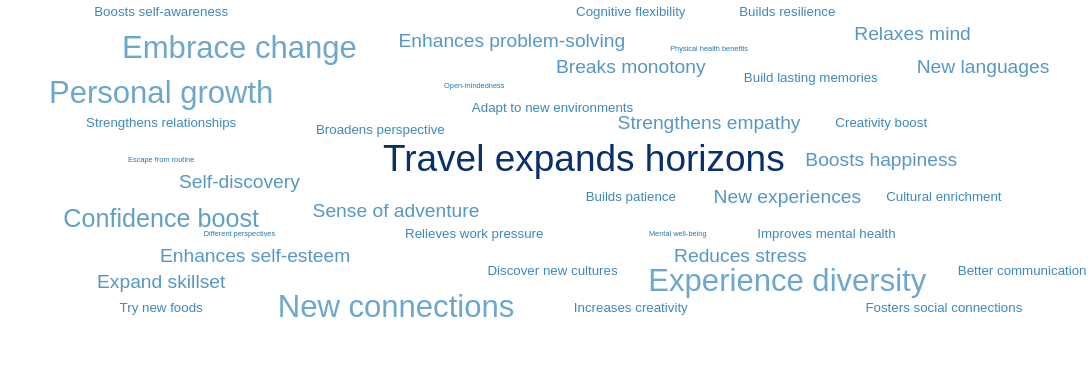

Specify this chart in Vega-Lite:
### Vega-Lite specification from a JSON file in a GitHub repository (floating-point values rounded to 4 significant figures)
{"$schema": "https://vega.github.io/schema/vega-lite/v5.json", "width": 1100, "height": 400, "data": {"values": [{"text": "Adapt to new environments", "x": 350, "y": 370, "size": 20}, {"text": "Better communication", "x": 650, "y": 150, "size": 20}, {"text": "Boosts happiness", "x": 560, "y": 300, "size": 22}, {"text": "Boosts self-awareness", "x": 100, "y": 500, "size": 20}, {"text": "Broadens perspective", "x": 240, "y": 340, "size": 20}, {"text": "Breaks monotony", "x": 400, "y": 425, "size": 22}, {"text": "Build lasting memories", "x": 515, "y": 410, "size": 20}, {"text": "Builds patience", "x": 400, "y": 250, "size": 20}, {"text": "Builds resilience", "x": 500, "y": 500, "size": 20}, {"text": "Cognitive flexibility", "x": 400, "y": 500, "size": 20}, {"text": "Confidence boost", "x": 100, "y": 220, "size": 23}, {"text": "Creativity boost", "x": 560, "y": 350, "size": 20}, {"text": "Cultural enrichment", "x": 600, "y": 250, "size": 20}, {"text": "Different perspectives", "x": 150, "y": 200, "size": 18}, {"text": "Discover new cultures", "x": 350, "y": 150, "size": 20}, {"text": "Embrace change", "x": 150, "y": 450, "size": 24}, {"text": "Enhances problem-solving", "x": 324, "y": 460, "size": 22}, {"text": "Enhances self-esteem", "x": 160, "y": 170, "size": 22}, {"text": "Escape from routine", "x": 100, "y": 300, "size": 18}, {"text": "Experience diversity", "x": 500, "y": 135, "size": 24}, {"text": "Expand skillset", "x": 100, "y": 135, "size": 22}, {"text": "Fosters social connections", "x": 600, "y": 100, "size": 20}, {"text": "Improves mental health", "x": 525, "y": 200, "size": 20}, {"text": "Increases creativity", "x": 400, "y": 100, "size": 20}, {"text": "Mental well-being", "x": 430, "y": 200, "size": 18}, {"text": "New connections", "x": 250, "y": 100, "size": 24}, {"text": "New experiences", "x": 500, "y": 250, "size": 22}, {"text": "New languages", "x": 625, "y": 425, "size": 22}, {"text": "Open-mindedness", "x": 300, "y": 400, "size": 18}, {"text": "Personal growth", "x": 100, "y": 390, "size": 24}, {"text": "Physical health benefits", "x": 450, "y": 450, "size": 18}, {"text": "Reduces stress", "x": 470, "y": 170, "size": 22}, {"text": "Relaxes mind", "x": 580, "y": 470, "size": 22}, {"text": "Relieves work pressure", "x": 300, "y": 200, "size": 20}, {"text": "Self-discovery", "x": 150, "y": 270, "size": 22}, {"text": "Sense of adventure", "x": 250, "y": 230, "size": 22}, {"text": "Strengthens empathy", "x": 450, "y": 350, "size": 22}, {"text": "Strengthens relationships", "x": 100, "y": 350, "size": 20}, {"text": "Travel expands horizons", "x": 370, "y": 300, "size": 40}, {"text": "Try new foods", "x": 100, "y": 100, "size": 20}]}, "mark": {"type": "text", "align": "center", "baseline": "middle"}, "params": [{"name": "highlight", "select": {"type": "point", "on": "mouseover"}}], "encoding": {"x": {"field": "x", "type": "quantitative", "axis": null}, "y": {"field": "y", "type": "quantitative", "axis": null}, "text": {"field": "text"}, "size": {"field": "size", "legend": null}, "color": {"field": "size", "type": "quantitative", "scale": {"range": ["#1f78b4", "#a6cee3", "#08306b"]}, "legend": null}, "opacity": {"condition": {"param": "highlight", "value": 1}, "value": 0.3}}, "config": {"background": "transparent", "view": {"stroke": "transparent"}}}
